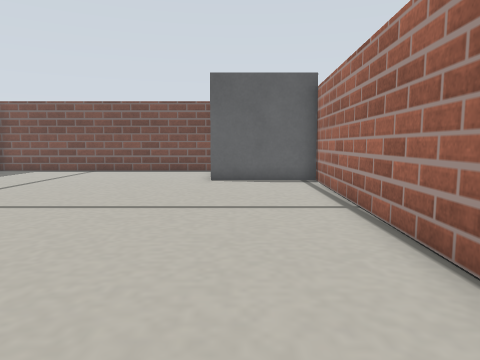
View 1 (above)

15 first-person views from a walk through a world built for the Gazebo simulator. The camera is 0.14 m above the floor, tilts 6° down and sees 70° across. The floor is counted in squares, 0.1 m on a side. Each view is taken from the middle of a square. On the plan, view 1 faces up. The plan holds only what a view shows up to about 15 squares ahead; the rest is blank. Simple shapes stand in for some stock models. Surface patterns are stand-ins for the level's own textures.

View 2
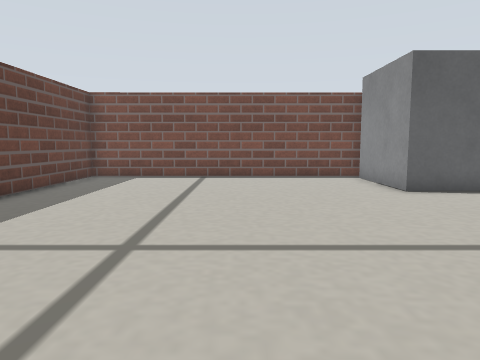

View 3
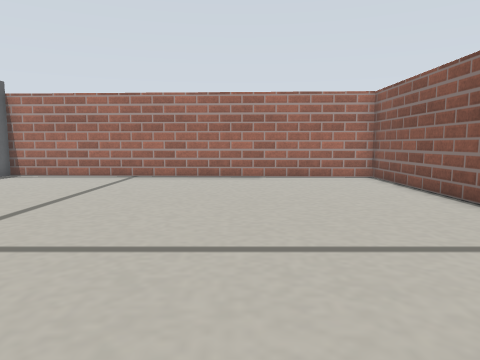

View 4
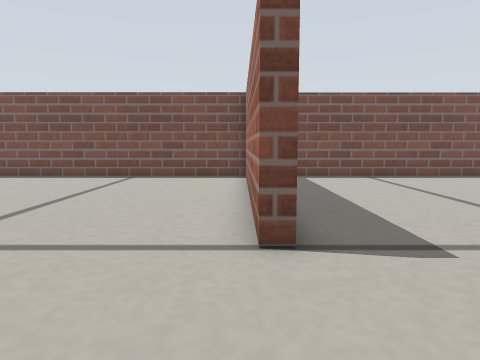

View 5
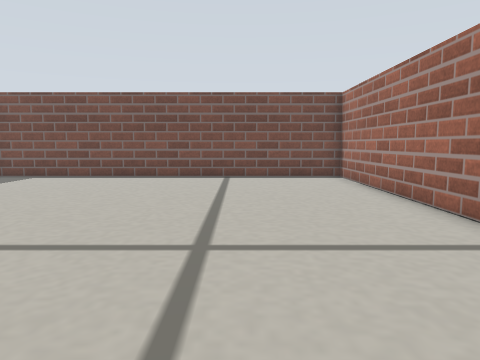

View 6
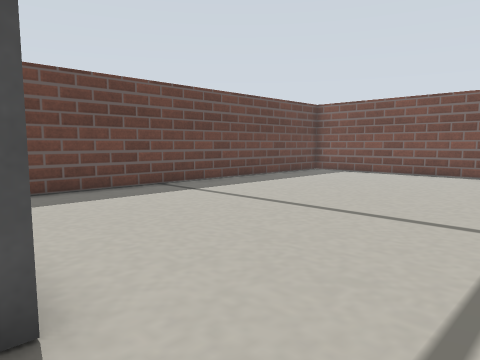

View 7
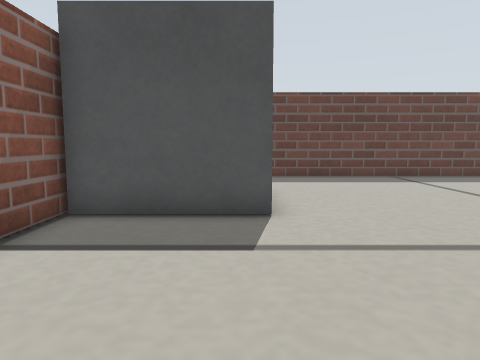

View 8
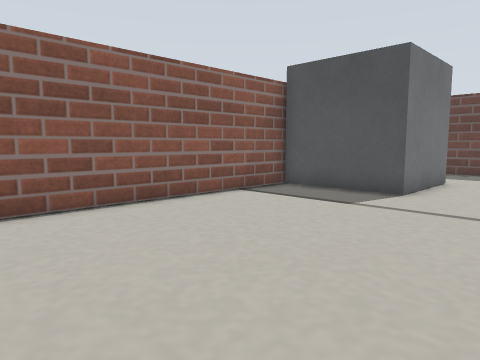

View 9
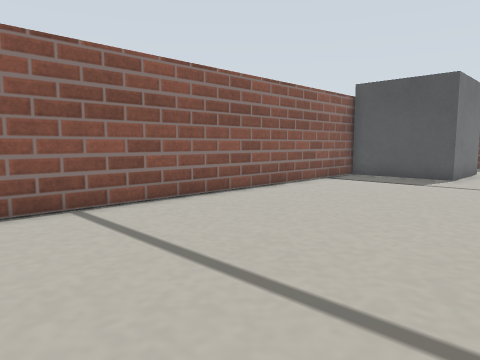

View 10
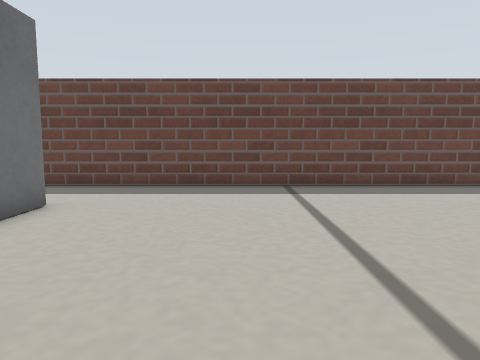

View 11
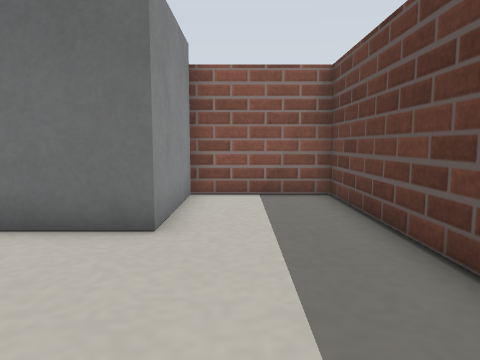

View 12
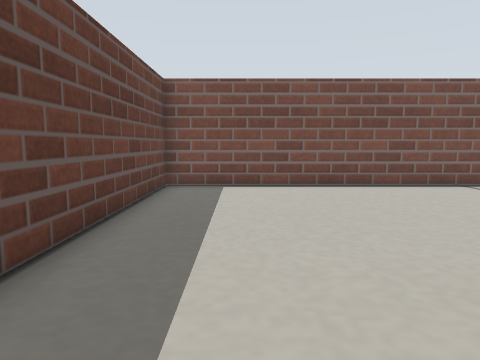

View 13
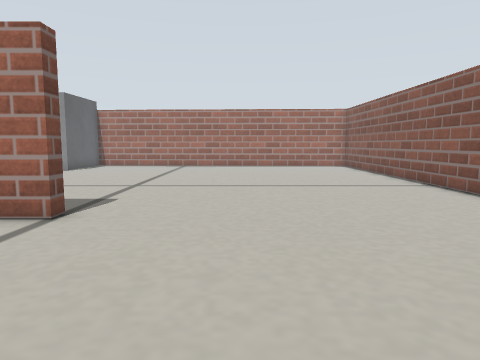

View 14
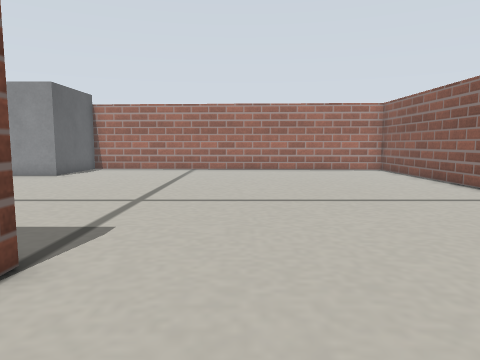

View 15
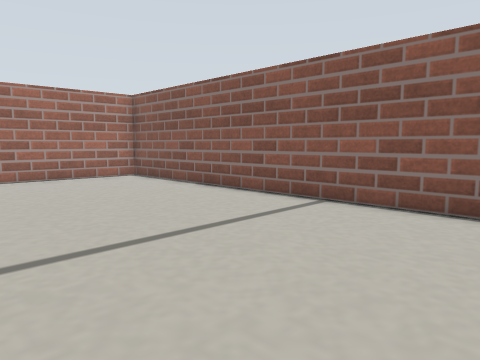

### Floor plan
Key: @ floor where view 1 was taken; # wall or solid block; . floor; S number sign.
Columns run from 28 left of view 1 to 3 right of it. Each row starts with its distance up from view 1.
 18 ############################
 17 #..............#...........S
 16 #..............#...........S
 15 #..............##..........S
 14 #...............#..........S
 13 #...............#..........SSSS#
 12 #...............#..............#
 11 #...............#..............#
 10 #...............#..............#
  9 #...............#..............#
  8 #...............#..............#
  7 #..............................#
  6 #..............................#
  5 #..............................#
  4 #..............................#
  3 #..............................#
  2 #..............................#
  1 #....SSSS......................#
  0 #....S  S...................@..#
 -1 #....S  S.....................##
 -2 #....S  S.....................#
 -3 #####   #######################

Where each view was taken, in squares from view 1:
view 1: 0 up, 0 right, facing up
view 2: 3 up, 6 left, facing up
view 3: 3 up, 12 left, facing right
view 4: 3 up, 13 left, facing up
view 5: 3 up, 17 left, facing up
view 6: 1 up, 17 left, facing up-left
view 7: 1 up, 13 left, facing left
view 8: 5 up, 10 left, facing down-left
view 9: 5 up, 5 left, facing down-left
view 10: 6 up, 16 left, facing left
view 11: 7 up, 25 left, facing down
view 12: 6 up, 25 left, facing up
view 13: 4 up, 19 left, facing right
view 14: 5 up, 16 left, facing right
view 15: 5 up, 12 left, facing down-right
